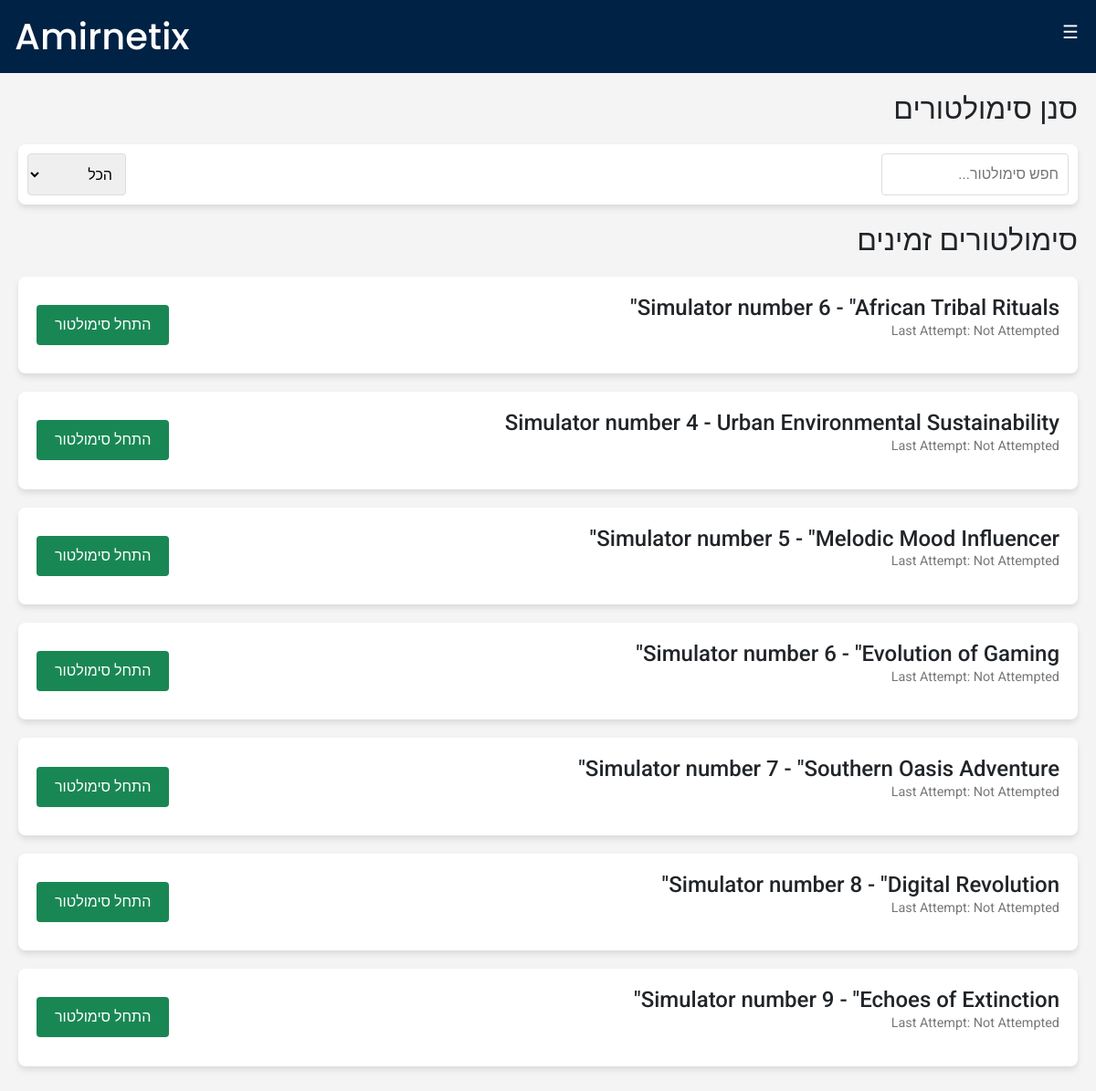
Page /Simulator/ (signed in) on the committed database.
### Simulator/models.py (models this page shows)
class Simulator(models.Model):
    name = models.CharField(max_length=100)
    description = models.TextField(blank=True, null=True)
    level = models.IntegerField(choices=SimulatorLevel.choices, default=SimulatorLevel.MIX)
    create_date = models.DateField(auto_now_add=True)
    def __str__(self):
        return self.name
    def get_last_attempt(self, user: CustomUser):
        try:
            return SimulatorAttempt.objects.filter(user=user, simulator=self).order_by('-start_time').first()
        except:
            return None

### Simulator/views.py (the view)
# urls.py: path("", views.index,name='analysis'),
def index(request):
    simulators_to_exclude = Get_SimulatorsIds_To_Exclude()
    simulators_to_exclude.append(6)
    all_simulators = Simulator.objects.exclude(id__in = simulators_to_exclude)
    all_simulator_attempts = []
    user = request.user
    if user.is_authenticated:
        for simulator in all_simulators:
            if simulator.get_last_attempt(user) is not None:
                all_simulator_attempts.append({'simulator' : simulator, 'last_attempt' : simulator.get_last_attempt(user)})
            else:
                print(f"simulator: {simulator}")
                print(f"last_attempt: {simulator.get_last_attempt(user)}")
                all_simulator_attempts.append({'simulator' : simulator})
        print(all_simulator_attempts)
        return render(request,'Simulator/index.html', {
            'all_simulators' : all_simulator_attempts
        })
    return render(request,'Auth/index.html',{
    })

### Simulator/views.py (called while the page is built)
def Get_SimulatorsIds_To_Exclude() -> list:
    return [-1,0]

### Simulator/templates/Simulator/index.html (shortened to what this page needs)
{% extends "Simulator/layout.html" %}
{% block body %}
    <div class="container">
        {% if user.is_authenticated %}
        <h2>סנן סימולטורים</h2>
        <div class="filter-section">
            <input type="text" id="search-bar" placeholder="חפש סימולטור..." onkeyup="filterSimulators()">
            <select name="status" id="status-filter" onchange="filterSimulators()">
                <option value="all">הכל</option>
            </select>
        </div>
        <h2>סימולטורים זמינים</h2>
        <div id="simulator-list" class="simulator-list">
        {% if all_simulators %}
        {% for simulator_attempt in all_simulators %}
            {% if simulator_attempt.last_attempt %}
            <div class="simulator-card" data-level="{{simulator_attempt.simulator.level}}" data-status="done">
                <div class="simulator-details">
                    <h4>{{simulator_attempt.simulator.name}}</h4>
                    <p class="details">ניסיון אחרון: <span dir="ltr">{{simulator_attempt.last_attempt.start_time|timesince}} ago</span></p>
                </div>
                <div class="simulator-actions">
                    <a href="{% url 'analyze_simulator' simulator_id=simulator_attempt.last_attempt.id%}" class="btn btn-secondary">ניתוח תוצאות</a>
                    <a href="{% url 'start_simulator' simulator_id=simulator_attempt.simulator.id %}" class="btn btn-success">התחל סימולטור</a>
                </div>
            </div>
            {% else %}
            <div class="simulator-card" data-level="{{simulator_attempt.simulator.level}}" data-status="not-done">
                <div class="simulator-details">
                    <h4>{{simulator_attempt.simulator.name}}</h4>
                    <p class="details">Last Attempt: Not Attempted</p>
                </div>
                <a href="{% url 'start_simulator' simulator_id=simulator_attempt.simulator.id %}" class="btn btn-success">התחל סימולטור</a>
            </div>
            {% endif %}
        {% endfor %}
        {% endif %}
        </div>
        {% endif %}
    </div>
{% endblock %}

### Simulator/static/Simulator/styles.css (style rules this page uses)
body { font-family: 'Roboto', sans-serif; margin: 0; padding: 0; background-color: #f4f4f4; }
h1, h2, h3 { font-family: 'Poppins', sans-serif; }
.container { max-width: 1200px; margin: auto; padding: 20px; justify-content: space-between; }
a { text-decoration: none; color: #333; }
.filter-section { display: flex; justify-content: space-between; margin: 20px 0; padding: 10px; background-color: #fff; border-radius: 8px; box-shadow: 0 4px 6px rgba(0, 0, 0, 0.1); }
.filter-section select, .filter-section input { padding: 10px; border-radius: 4px; border: 1px solid #ddd; }
.simulator-list { margin-top: 20px; }
.simulator-card { display: flex; justify-content: space-between; background-color: #fff; padding: 20px; border-radius: 8px; box-shadow: 0 4px 6px rgba(0, 0, 0, 0.1); margin-bottom: 20px; align-items: center; }
.simulator-card h4 { margin: 0; font-size: 1.5em; }
.simulator-card .details { font-size: 0.9em; color: #777; }
.btn { color: white; padding: 10px 20px; border: none; cursor: pointer; border-radius: 4px; transition: background-color 0.3s ease; }

### rows in the picture
Simulator: simulator.name "Simulator number 6 - \"African Tribal Rituals\""
Simulator: simulator.name "Simulator number 4 - Urban Environmental Sustainability"
Simulator: simulator.name "Simulator number 5 - \"Melodic Mood Influencer\""
Simulator: simulator.name "Simulator number 6 - \"Evolution of Gaming\""
Simulator: simulator.name "Simulator number 7 - \"Southern Oasis Adventure\""
Simulator: simulator.name "Simulator number 8 - \"Digital Revolution\""
Simulator: simulator.name "Simulator number 9 - \"Echoes of Extinction\""
